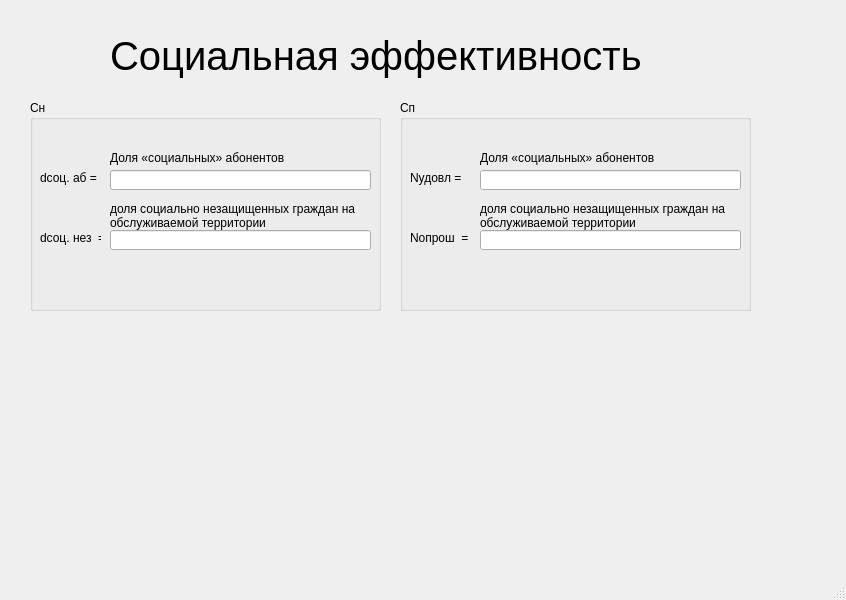
<?xml version="1.0" encoding="UTF-8"?>
<ui version="4.0">
 <class>Social_Efficiency_Window</class>
 <widget class="QMainWindow" name="Social_Efficiency_Window">
  <property name="geometry">
   <rect>
    <x>0</x>
    <y>0</y>
    <width>846</width>
    <height>600</height>
   </rect>
  </property>
  <property name="windowTitle">
   <string>Социальная эффективность</string>
  </property>
  <widget class="QWidget" name="centralwidget">
   <widget class="QLabel" name="label_Technical_efficiency">
    <property name="geometry">
     <rect>
      <x>110</x>
      <y>10</y>
      <width>601</width>
      <height>91</height>
     </rect>
    </property>
    <property name="font">
     <font>
      <pointsize>30</pointsize>
     </font>
    </property>
    <property name="text">
     <string>Социальная эффективность </string>
    </property>
   </widget>
   <widget class="QGroupBox" name="groupBox">
    <property name="geometry">
     <rect>
      <x>30</x>
      <y>100</y>
      <width>351</width>
      <height>211</height>
     </rect>
    </property>
    <property name="title">
     <string>Сн</string>
    </property>
    <widget class="QLineEdit" name="lineEdit_3">
     <property name="geometry">
      <rect>
       <x>80</x>
       <y>70</y>
       <width>261</width>
       <height>20</height>
      </rect>
     </property>
    </widget>
    <widget class="QLabel" name="label_3">
     <property name="geometry">
      <rect>
       <x>80</x>
       <y>50</y>
       <width>271</width>
       <height>16</height>
      </rect>
     </property>
     <property name="text">
      <string>Доля «социальных» абонентов</string>
     </property>
    </widget>
    <widget class="QLabel" name="label_4">
     <property name="geometry">
      <rect>
       <x>10</x>
       <y>70</y>
       <width>61</width>
       <height>16</height>
      </rect>
     </property>
     <property name="text">
      <string>dсоц. аб =</string>
     </property>
    </widget>
    <widget class="QLineEdit" name="lineEdit_4">
     <property name="geometry">
      <rect>
       <x>80</x>
       <y>130</y>
       <width>261</width>
       <height>20</height>
      </rect>
     </property>
    </widget>
    <widget class="QLabel" name="label_5">
     <property name="geometry">
      <rect>
       <x>80</x>
       <y>100</y>
       <width>341</width>
       <height>31</height>
      </rect>
     </property>
     <property name="text">
      <string>доля социально незащищенных граждан на
обслуживаемой территории</string>
     </property>
    </widget>
    <widget class="QLabel" name="label_6">
     <property name="geometry">
      <rect>
       <x>10</x>
       <y>130</y>
       <width>61</width>
       <height>16</height>
      </rect>
     </property>
     <property name="text">
      <string>dсоц. нез  =</string>
     </property>
    </widget>
   </widget>
   <widget class="QGroupBox" name="groupBox_2">
    <property name="geometry">
     <rect>
      <x>400</x>
      <y>100</y>
      <width>351</width>
      <height>211</height>
     </rect>
    </property>
    <property name="title">
     <string>Сп</string>
    </property>
    <widget class="QLineEdit" name="lineEdit_5">
     <property name="geometry">
      <rect>
       <x>80</x>
       <y>70</y>
       <width>261</width>
       <height>20</height>
      </rect>
     </property>
    </widget>
    <widget class="QLabel" name="label_7">
     <property name="geometry">
      <rect>
       <x>80</x>
       <y>50</y>
       <width>271</width>
       <height>16</height>
      </rect>
     </property>
     <property name="text">
      <string>Доля «социальных» абонентов</string>
     </property>
    </widget>
    <widget class="QLabel" name="label_8">
     <property name="geometry">
      <rect>
       <x>10</x>
       <y>70</y>
       <width>61</width>
       <height>16</height>
      </rect>
     </property>
     <property name="text">
      <string>Nудовл =</string>
     </property>
    </widget>
    <widget class="QLineEdit" name="lineEdit_6">
     <property name="geometry">
      <rect>
       <x>80</x>
       <y>130</y>
       <width>261</width>
       <height>20</height>
      </rect>
     </property>
    </widget>
    <widget class="QLabel" name="label_9">
     <property name="geometry">
      <rect>
       <x>80</x>
       <y>100</y>
       <width>341</width>
       <height>31</height>
      </rect>
     </property>
     <property name="text">
      <string>доля социально незащищенных граждан на
обслуживаемой территории</string>
     </property>
    </widget>
    <widget class="QLabel" name="label_10">
     <property name="geometry">
      <rect>
       <x>10</x>
       <y>130</y>
       <width>61</width>
       <height>16</height>
      </rect>
     </property>
     <property name="text">
      <string>Nопрош  =</string>
     </property>
    </widget>
   </widget>
  </widget>
  <widget class="QMenuBar" name="menubar">
   <property name="geometry">
    <rect>
     <x>0</x>
     <y>0</y>
     <width>846</width>
     <height>21</height>
    </rect>
   </property>
  </widget>
  <widget class="QStatusBar" name="statusbar"/>
 </widget>
 <resources/>
 <connections/>
</ui>
